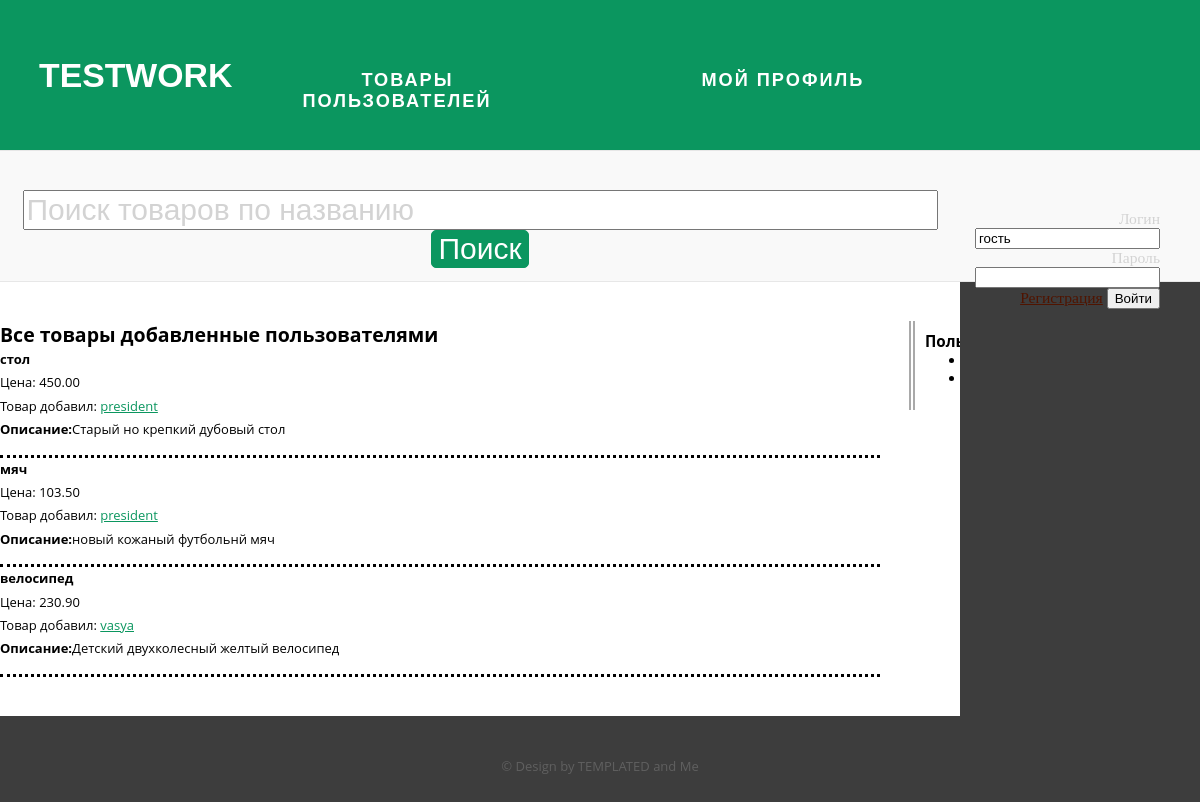
The app's page /index.php?userid=all with its own data.
### tables this page shows
CREATE TABLE IF NOT EXISTS `products` (
  `id` int(11) NOT NULL AUTO_INCREMENT,
  `user_id` int(11) NOT NULL,
  `title` varchar(100) NOT NULL,
  `price` decimal(8,2) NOT NULL,
  `description` text NOT NULL,
  `datetime` int(11) NOT NULL,
  PRIMARY KEY (`id`)
);

CREATE TABLE IF NOT EXISTS `users` (
  `id` int(11) NOT NULL AUTO_INCREMENT,
  `login` varchar(30) NOT NULL,
  `pass` varchar(30) NOT NULL,
  PRIMARY KEY (`id`)
);

### inc/dbLib.php (called while the page is built, shortened)
<?php
    function db_connect(){
        $host = "localhost";
        $login = "root";
        $pass = "";
        $db_name = "shop";
        $connction = mysqli_connect($host, $login, $pass, $db_name) or die(mysqli_connect_errno());
        return $connction;
    }
    function getAllItems(){
        if(!$connect = db_connect())
            return false;
        $sql = "SELECT title, price, description, login, users.id as id FROM users, products WHERE users.id = products.user_id";
        if(!$result = mysqli_query($connect, $sql))
            return false;
        $products = array();
        while($product = mysqli_fetch_array($result, MYSQLI_ASSOC)){
            $products[] = $product;
        }
        return $products;
    }
?>

### views/getItems.view.php (the view)
<?php
    if(isset($_GET['userid']) && !empty($_GET['userid'])){
        $userId = $_GET['userid'];
        if (abs((int)$userId) > 0){
            if($products = getItemsByUserId($userId))
                $title = "Товары добавленные пользователем ".$products[0]['login'];
            else
                $title = "У данного пользователя нету товаров";
        }
        else{
            $products = getAllItems();
            $title = "Все товары добавленные пользователями";
        }
    } else{
        $products = getLastAdded();
        $title = "Последние добавленные товары";
    }
    echo "<h2>$title</h2>";
    foreach($products as $product){
?>
    <div id="descr">
        <p>
            <strong><?php echo $product['title']?></strong><br/>Цена: <?php echo $product['price']?><br />
            Товар добавил: <a href="index.php?userid=<?php echo $product['id']?>"><?php echo $product['login']?></a><br />
            <strong>Описание:</strong><?php echo $product['description']?>
        </p>
    </div>
<?php
}
?>

### default.css (style rules this page uses)
body { height: 100%; }
body { margin: 0px; padding: 0px; background: #3D3D3D; font-family: 'Open Sans', sans-serif; font-size: 13px; color: #000000; }
h1, h2, h3 { margin: 0; padding: 0; }
p, ol, ul { margin-top: 0px; }
p { line-height: 180%; }
a { color: #0B965F; }
#descr { border-bottom: black 3px dotted; }

### records on screen
products: title "стол", price "450.00", user.login "president", description "Старый но крепкий дубовый стол"
products: title "мяч", price "103.50", user.login "president", description "новый кожаный футбольнй мяч"
products: title "велосипед", price "230.90", user.login "vasya", description "Детский двухколесный желтый велосипед"

### other values on screen
$title "Все товары добавленные пользователями"
